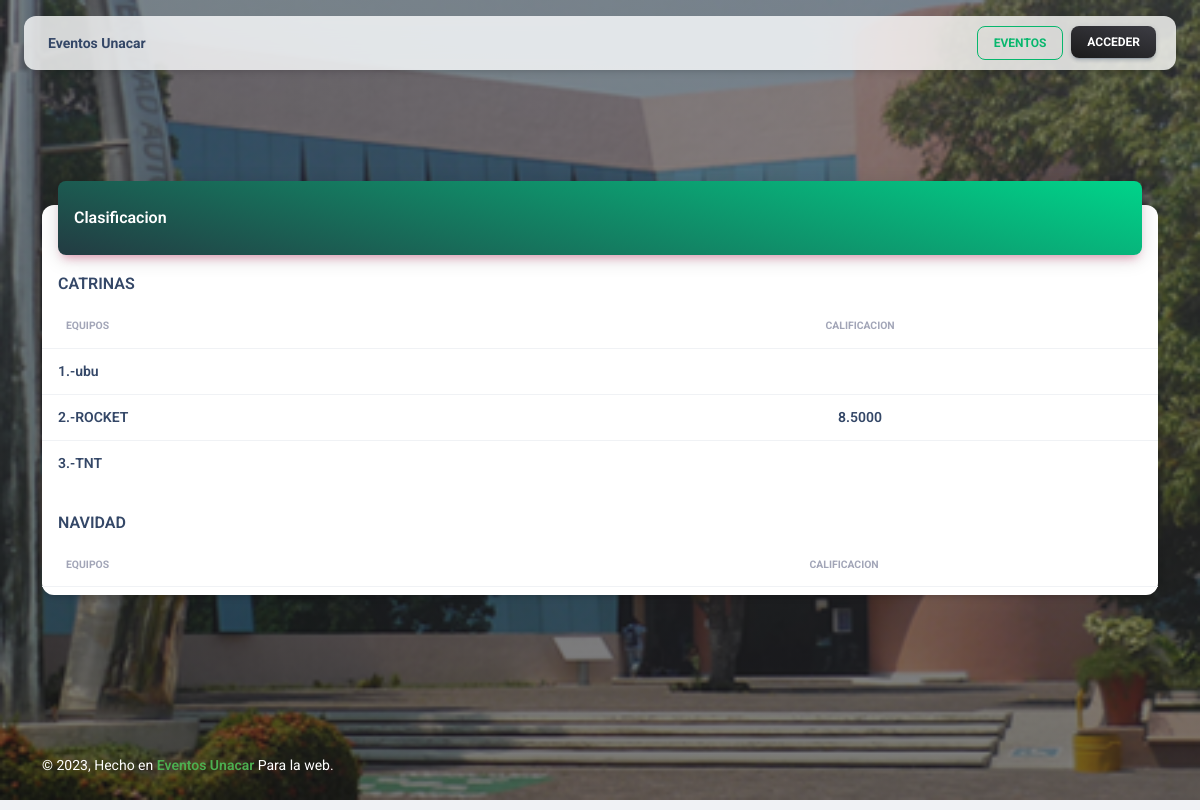
The page /visuals.php on the database its author committed.
### tables this page shows
CREATE TABLE `evento` (
  `idEvento` char(20) NOT NULL,
  `matriculaUsuario` char(6) NOT NULL,
  `nombreEvento` varchar(45) DEFAULT NULL,
  `descripcionEvento` varchar(100) DEFAULT NULL,
  `statusEvento` varchar(20) DEFAULT NULL
);

CREATE TABLE `equipo` (
  `idJefeCreador` int(10) NOT NULL,
  `idEquipo` char(3) NOT NULL,
  `idEvento` char(20) NOT NULL,
  `nombreEquipo` varchar(45) DEFAULT NULL
);

### database.php (called while the page is built, shortened)
<?php
 $host = "localhost";
 $puerto = "3306";
 $usuario = "root";
 $contrasena = "";
 $baseDeDatos ="eventofci";
 function Conecta_DB_project()
 {
    global $host, $puerto, $usuario, $contrasena, $baseDeDatos;
    if (!($link = mysqli_connect($host.":".$puerto, $usuario, $contrasena)))
      {
          echo "Error conectando a la base de datos.<br>";
         exit();
      }
    else
    {
    }
 return $link;
 }
?>

### tabla/tabla.php (the view, shortened to what this page needs)
<div class="row">
  <div class="col-12">
    <div class="card my-4">
            <div class="card-header p-0 position-relative mt-n4 mx-3 z-index-2">
              <div class="bg-gradient-primary shadow-primary border-radius-lg pt-4 pb-3">
                <h6 class="text-white text-capitalize ps-3">Clasificacion</h6>
              </div>
            </div>
                <?php
                $queryGeneral = "SELECT * from evento where statusEvento = 'ACTIVO'";
                $resultGeneral = mysqli_query(Conecta_DB_project(), $queryGeneral);
                foreach ($resultGeneral as $rowGeneral) {
                  $i = 0;
                   echo '
                                <div class="card-body px-0 pb-2">
                                <div class="table-responsive p-0">
                                <h6 class="text-centes text-capitalize ps-3"> ';  echo $rowGeneral['nombreEvento'] .' </h6>
                                  <table class="table align-items-center mb-0">
                                    <thead>
                                      <tr>
                                        <th class="text-uppercase text-secondary text-xxs font-weight-bolder opacity-7">Equipos</th>
                                        <th class="text-center text-uppercase text-secondary text-xxs font-weight-bolder opacity-7">Calificacion</th>
                                      </tr>
                                    </thead>
                                    <tbody>
                                    ';
                                  $codigo = $rowGeneral['idEvento'];
                                  $queryGen = "SELECT * FROM evento INNER JOIN equipo ON evento.idEvento = equipo.idEvento where statusEvento = 'ACTIVO' and  evento.idEvento = '$codigo' ";
                                  $resultGen = mysqli_query(Conecta_DB_project(), $queryGen);
                                  foreach ($resultGen as $rowGen) {
                                    $cod = $rowGen['idEquipo'];
                                    $que = "SELECT avg(calificaciones.calificacion) as prom FROM (((calificaciones INNER JOIN parametro ON calificaciones.idParametro = parametro.idParametro) INNER JOIN equipo ON calificaciones.idEquipo = equipo.idEquipo)INNER JOIN evento ON calificaciones.idEvento = evento.idEvento ) where statusEvento = 'ACTIVO' and evento.idEvento = '$codigo' and equipo.idEquipo = '$cod'";
                                     $resul = mysqli_query(Conecta_DB_project(), $que);
                                     if(mysqli_num_rows($resul) == 1){
                                       $rowi = mysqli_fetch_array($resul);
                                     }
                                    $i++;
                                    echo '
                                      <tr>
                                        <td>
                                          <div class="d-flex px-2 py-1">
                                            <div>
                                            <h6 class="mb-0 text-sm">';  echo $i . ".- ".'</h6>
                                            </div>
                                            <div class="d-flex flex-column justify-content-center">
                                              <h6 class="mb-0 text-sm">';  echo $rowGen['nombreEquipo'] .'</h6>
                                            </div>
                                          </div>
                                        </td>
                                        <td class="align-middle text-center text-sm">
                                              <h6 class="mb-0 text-sm">';  echo $rowi['prom'] .'</h6>
                                        </td>
                                      </tr>
                                    ';
                                   }
                                    echo '
                                    </tbody>
                                  </table>
                                </div>
                              </div>';
                     }  ?>
    </div>
  </div>
</div>

### rows shown on the page
evento: nombreEvento "CATRINAS"
equipo: nombreEquipo "ubu"
equipo: nombreEquipo "ROCKET", prom "8.5000"
equipo: nombreEquipo "TNT"
evento: nombreEvento "NAVIDAD"
